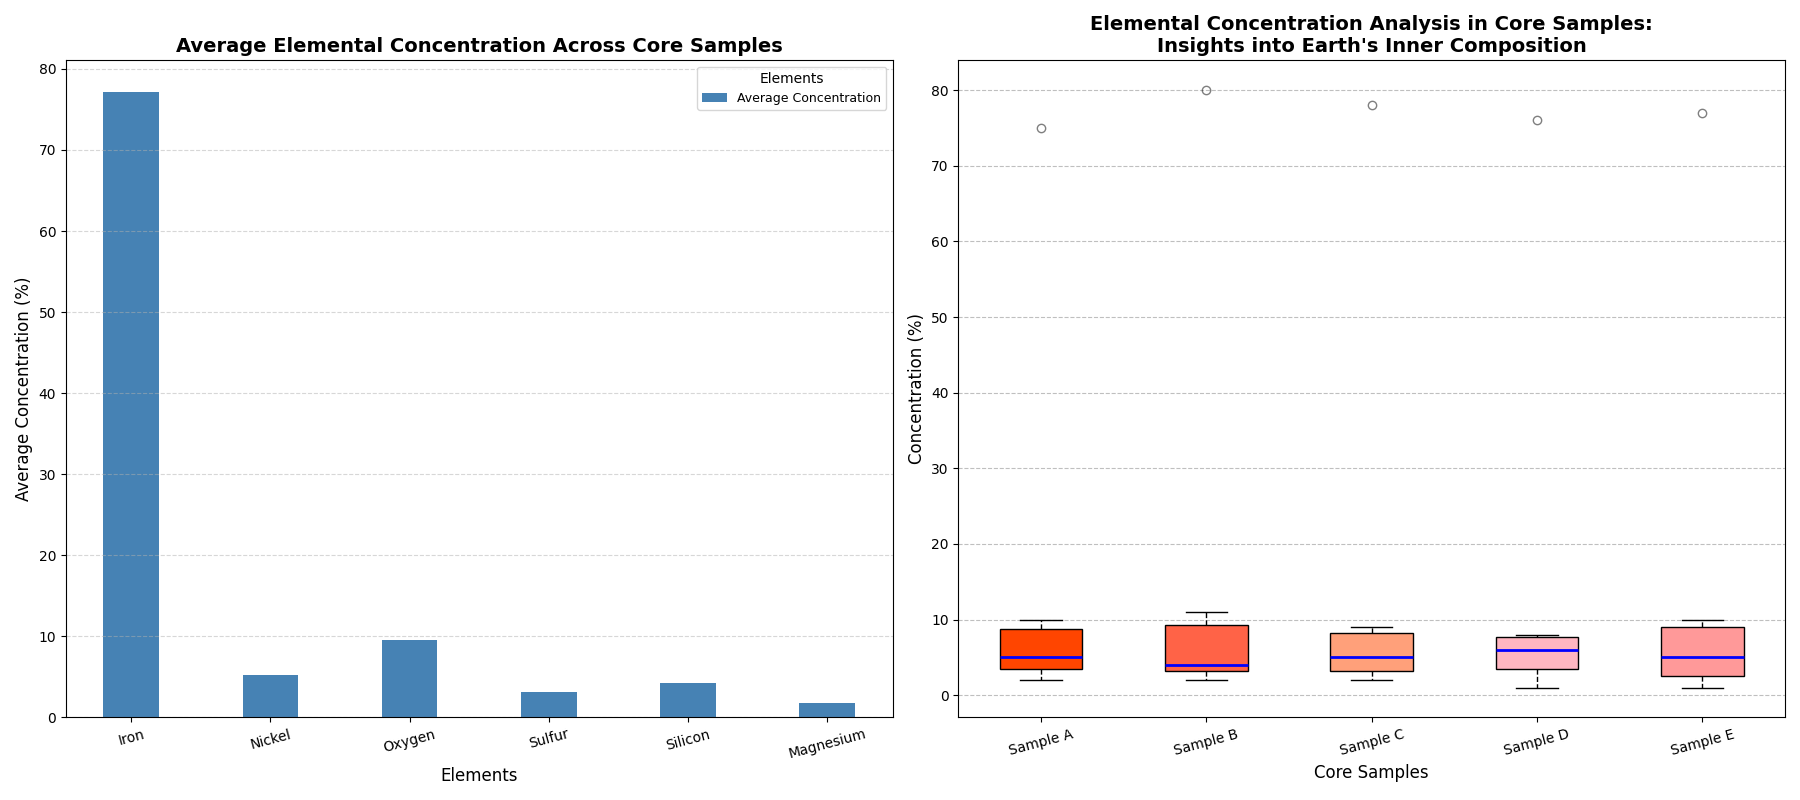

Source code (Python):
import matplotlib.pyplot as plt
import numpy as np

elements = ['Iron', 'Nickel', 'Oxygen', 'Sulfur', 'Silicon', 'Magnesium']
core_sample_A = [75, 5, 10, 3, 5, 2]
core_sample_B = [80, 4, 11, 2, 4, 3]
core_sample_C = [78, 6, 9, 4, 3, 2]
core_sample_D = [76, 5, 8, 3, 7, 1]
core_sample_E = [77, 6, 10, 4, 2, 1]

data = [core_sample_A, core_sample_B, core_sample_C, core_sample_D, core_sample_E]
average_concentration = np.mean(data, axis=0)

fig, (ax1, ax2) = plt.subplots(1, 2, figsize=(18, 8))

x = np.arange(len(elements))
width = 0.4
ax1.bar(x, average_concentration, width, label='Average Concentration', color='#4682B4')
ax1.set_title("Average Elemental Concentration Across Core Samples", fontsize=14, fontweight='bold')
ax1.set_ylabel("Average Concentration (%)", fontsize=12)
ax1.set_xlabel("Elements", fontsize=12)
ax1.set_xticks(x)
ax1.set_xticklabels(elements, fontsize=10, rotation=15)
ax1.legend(title="Elements", fontsize=9, title_fontsize=10)
ax1.grid(axis='y', linestyle='--', alpha=0.5)

bp = ax2.boxplot(data, patch_artist=True, notch=False, widths=0.5,
                 boxprops=dict(facecolor='#ffcccb', color='black'),
                 whiskerprops=dict(color='black', linestyle='--'),
                 capprops=dict(color='black'),
                 medianprops=dict(color='blue', linewidth=2),
                 flierprops=dict(marker='o', color='black', alpha=0.5))

# Shuffled colors manually
colors = ['#FF4500', '#FF6347', '#FFA07A', '#FFB6C1', '#FF9999']
for patch, color in zip(bp['boxes'], colors):
    patch.set(facecolor=color)

ax2.set_title("Elemental Concentration Analysis in Core Samples:\nInsights into Earth's Inner Composition",
              fontsize=14, fontweight='bold')
ax2.set_ylabel("Concentration (%)", fontsize=12)
ax2.set_xlabel("Core Samples", fontsize=12)
ax2.set_xticklabels(["Sample A", "Sample B", "Sample C", "Sample D", "Sample E"],
                    fontsize=10, rotation=15)
ax2.yaxis.grid(True, linestyle='--', which='major', color='grey', alpha=0.5)

plt.tight_layout()
plt.show()
